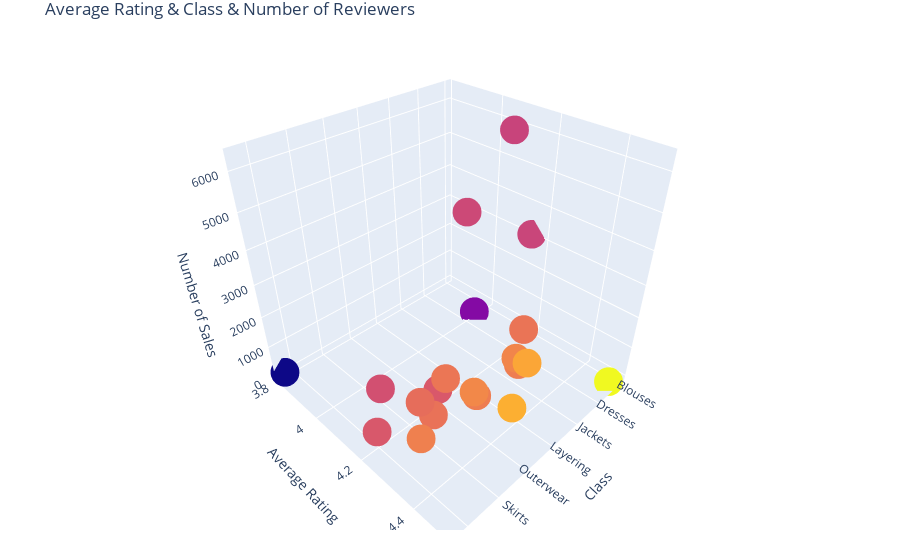

Source (notebook cell):
### Markdown cell above
It seems that most of the ratings are positive and the average rating between the classes looks close. On the other hand, when we look at ages, average age does not change significantly according to the rating. Also, average age changes slightly between class names except casual bottoms. We can disregard casual bottoms because the below chart shows that there are just two reviews and making an inference will not be right.

### Code cell
cv = df['Class Name'].value_counts()

trace = go.Scatter3d( x = avgdf1.index,
                      y = avgdf1['Rating'],
                      z = cv[avgdf1.index],
                      mode = 'markers',
                      marker = dict(size=10,color=avgdf1['Rating']),
                      hoverinfo ="text",
                      text="Class: "+avgdf1.index+" \ Average Rating: "+avgdf1['Rating'].map(' {:,.2f}'.format).apply(str)+" \ Number of Reviewers: "+cv[avgdf1.index].apply(str)
                      )

data = [trace]
layout = go.Layout(title="Average Rating & Class & Number of Reviewers",
                   scene = dict(
                    xaxis = dict(title='Class'),
                    yaxis = dict(title='Average Rating'),
                    zaxis = dict(title='Number of Sales'),),
                   margin = dict(l=30, r=30, b=30, t=30))
fig = go.Figure(data=data, layout=layout)
py.iplot(fig)
plt.savefig('3D_Scatter.png')

### Figure 1 — Plotly figure (JSON) as saved in the notebook; plotly's stock layout.template omitted (floating-point values rounded to 4 significant figures)
{"data": [{"hoverinfo": "text", "marker": {"color": [4.154, 4.5, 4, 4.151, 4.261, 4.279, 4.295, 4.361, 4.162, 4.377, 4.279, 4.301, 4.198, 4.266, 4.256, 4.246, 4.285, 4.179, 4.197, 3.815], "size": 10}, "mode": "markers", "text": ["Class: Blouses \\ Average Rating:  4.15 \\ Number of Reviewers: 3097", "Class: Casual bottoms \\ Average Rating:  4.50 \\ Number of Reviewers: 2", "Class: Chemises \\ Average Rating:  4.00 \\ Number of Reviewers: 1", "Class: Dresses \\ Average Rating:  4.15 \\ Number of Reviewers: 6319", "Class: Fine gauge \\ Average Rating:  4.26 \\ Number of Reviewers: 1100", "Class: Intimates \\ Average Rating:  4.28 \\ Number of Reviewers: 154", "Class: Jackets \\ Average Rating:  4.30 \\ Number of Reviewers: 704", "Class: Jeans \\ Average Rating:  4.36 \\ Number of Reviewers: 1147", "Class: Knits \\ Average Rating:  4.16 \\ Number of Reviewers: 4843", "Class: Layering \\ Average Rating:  4.38 \\ Number of Reviewers: 146", "Class: Legwear \\ Average Rating:  4.28 \\ Number of Reviewers: 165", "Class: Lounge \\ Average Rating:  4.30 \\ Number of Reviewers: 691", "Class: Outerwear \\ Average Rating:  4.20 \\ Number of Reviewers: 328", "Class: Pants \\ Average Rating:  4.27 \\ Number of Reviewers: 1388", "Class: Shorts \\ Average Rating:  4.26 \\ Number of Reviewers: 317", "Class: Skirts \\ Average Rating:  4.25 \\ Number of Reviewers: 945", "Class: Sleep \\ Average Rating:  4.29 \\ Number of Reviewers: 228", "Class: Sweaters \\ Average Rating:  4.18 \\ Number of Reviewers: 1428", "Class: Swim \\ Average Rating:  4.20 \\ Number of Reviewers: 350", "Class: Trend \\ Average Rating:  3.82 \\ Number of Reviewers: 119"], "x": ["Blouses", "Casual bottoms", "Chemises", "Dresses", "Fine gauge", "Intimates", "Jackets", "Jeans", "Knits", "Layering", "Legwear", "Lounge", "Outerwear", "Pants", "Shorts", "Skirts", "Sleep", "Sweaters", "Swim", "Trend"], "y": [4.154, 4.5, 4, 4.151, 4.261, 4.279, 4.295, 4.361, 4.162, 4.377, 4.279, 4.301, 4.198, 4.266, 4.256, 4.246, 4.285, 4.179, 4.197, 3.815], "z": [3097, 2, 1, 6319, 1100, 154, 704, 1147, 4843, 146, 165, 691, 328, 1388, 317, 945, 228, 1428, 350, 119], "type": "scatter3d"}], "layout": {"margin": {"b": 30, "l": 30, "r": 30, "t": 30}, "scene": {"xaxis": {"title": {"text": "Class"}}, "yaxis": {"title": {"text": "Average Rating"}}, "zaxis": {"title": {"text": "Number of Sales"}}}, "title": {"text": "Average Rating & Class & Number of Reviewers"}}}
